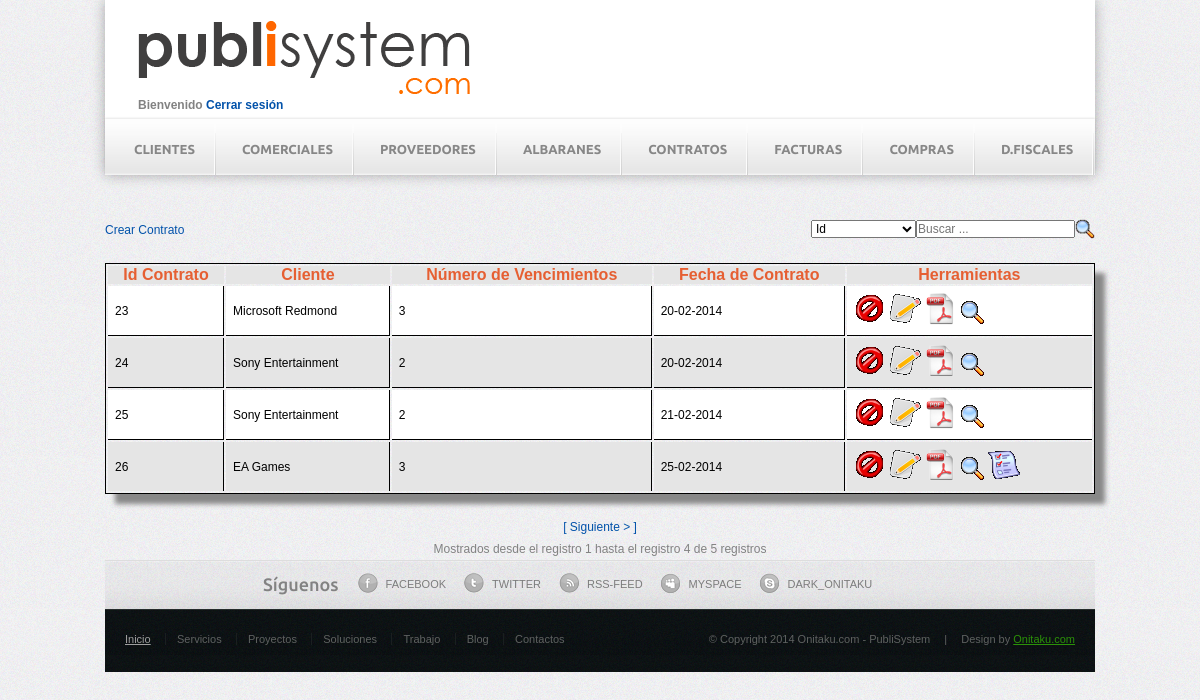
The page /contratos/listado.php on the database its author committed.
### tables this page shows
CREATE TABLE IF NOT EXISTS `contratos` (
  `id` int(11) NOT NULL AUTO_INCREMENT,
  `iva` int(11) DEFAULT NULL,
  `fecha_contrato` date DEFAULT NULL,
  `forma_pago` varchar(30) DEFAULT NULL,
  `nvencimiento` int(11) DEFAULT NULL,
  `clausulas` varchar(5000) DEFAULT NULL,
  `fk_cliente` int(11) DEFAULT NULL,
  `fk_contrato` int(11) DEFAULT NULL,
  `fk_comercial` int(11) DEFAULT NULL,
  `fk_estado` int(11) DEFAULT NULL,
  PRIMARY KEY (`id`)
);

CREATE TABLE IF NOT EXISTS `clientes` (
  `id` int(11) NOT NULL AUTO_INCREMENT,
  `empresa` varchar(50) NOT NULL,
  `cif_nif` varchar(50) NOT NULL,
  `contacto` varchar(50) NOT NULL,
  `domicilio` varchar(50) NOT NULL,
  `fk_provincia` int(11) NOT NULL,
  `poblacion` varchar(50) NOT NULL,
  `cp` varchar(50) NOT NULL,
  `telefono` varchar(50) NOT NULL,
  `fax` varchar(50) NOT NULL,
  `movil` varchar(50) NOT NULL,
  `email` varchar(50) NOT NULL,
  `fecha` date NOT NULL,
  `num_cuenta` varchar(50) NOT NULL,
  `forma_pago` varchar(50) NOT NULL,
  `observaciones` varchar(50) NOT NULL,
  PRIMARY KEY (`id`),
  KEY `fk_provincia` (`fk_provincia`)
);

### contratos/listado.php (the view, shortened to what this page needs)
<?php
    include('../header.php');
?>
    <a href="crear.php" target="_parent">Crear Contrato</a>
         <div class="search">
    <table border="0" cellpadding="5" cellspacing="0">
        <form action="listado.php" method="post">
          <tr>
            <td>
              <select>
                <option value="id">Id</option>
              </select>
            </td>
            <td><input type="text" id="clave" placeholder="Buscar ..."></td>
            <td><input type="image" style="width: 20px;" src="../lupa.png"></td>
          </tr>
        </form>
    </table>
    </div>
    <form name="formRegistros" action="" method="post">
    <br>
    <center>
    <table class="CSSTableGenerator">
    	<tr>
            <th>Id Contrato</th>
            <th>Cliente</th>
            <th>Número de Vencimientos</th>
            <th>Fecha de Contrato</th>
            <th>Herramientas</th>
        </tr>
            <?php
                $consulta = "SELECT c.*, cl.empresa from contratos c inner join clientes cl on c.fk_cliente = cl.id";
                $resultado = mysql_query($consulta);
                $cantidad = 4;
                $total_registros = mysql_num_rows($resultado);
                $num_paginas = ceil($total_registros / $cantidad);
                if(!isset($_GET['pag']))
                {
                    $pag_actual = 1;
                }
                else
                {
                    $pag_actual = $_GET['pag'];
                }
                if($pag_actual == 1)
                {
                    $desde = 0;
                }
                else
                {
                    $desde = $pag_actual * $cantidad - $cantidad;
                }
                $consulta = $consulta." LIMIT $desde,$cantidad";
                $resultado = mysql_query($consulta);
                while($row = mysql_fetch_array($resultado))
                {
            ?>
                <tr>
                    <td><?php echo $row['id']?></td>
                    <td><?php echo $row['empresa']?></td>
                    <td><?php echo $row['nvencimiento']?></td>
                    <td><?php
                        $date = str_replace('/', '-', $row['fecha_contrato']);
                        $fcontrato = date('d-m-Y', strtotime($date));
                        echo $fcontrato;
                        ?>
                    </td>
                     <td class="filas"><a class="linkstabla" href="eliminar.php?id=<?php  echo $row['id'];?>">
                         <img src="../borrar1.png" /></a>
                    <a class="linkstabla" href="editar.php?id=<?php  echo $row['id']; ?>">
                        <img src="../editar1.png" /> </a>
                    <a class="linkstabla" href="pdfOk.php?id=<?php  echo $row['id']; ?>">
                        <img src="../pdf.png" /> </a>
                    <a class="linkstabla" href="detalle.php?id=<?php  echo $row['id']; ?>">
                        <img src="../lupa.png" /> </a>
                    <?php
                        if($row['fk_estado'] != 0)
                        {
                    ?>
                        <a href="generarAlbaran.php?id=<?php echo $row['id']?>&num=<?php echo                                                                       $row['fk_estado']?>"><img src='../factura.png' /></a></td>
                    <?php
                        }
                    ?>
                </tr>
            <?php
                }
            ?>
        </table>
        <br>
        <?php
            $registro_inicio = $desde + 1;
            $registro_fin = $registro_inicio + 3;
            if($pag_actual !=1 && $pag_actual != $num_paginas)
            {
                $pag_anterior = $pag_actual - 1;
                echo "<a  href='listado.php?pag=$pag_anterior'>[ < Anterior ]</a>";
                $pag_siguiente = $pag_actual + 1;
                echo "<a  href='listado.php?pag=$pag_siguiente'>[ Siguiente > ]</a>";
            }
            else if($pag_actual ==1)
            {
                $pag_siguiente = $pag_actual + 1;
                echo "<a  href='listado.php?pag=$pag_siguiente'>[ Siguiente > ]</a>";
            }
            echo "<p id='mostrados'>Mostrados desde el registro ".$registro_inicio."  hasta el registro ".$registro_fin." de ".$total_registros." registros</p>";
        ?>
     </form>
 <?php  include('../footer.php');  ?>

### css/style.css (style rules this page uses)
* { margin: 0; padding: 0; outline: 0; }
body, html { height: 100%; }
body { font-size: 12px; line-height: 22px; font-family: arial, sans-serif; color: #828282; background: url(images/body.png) repeat 0 0; min-width: 100%; }
a { color: #0252aa; text-decoration: none; cursor: pointer; }
a img { border: 0; }
input, textarea, select { font-size: 12px; font-family: arial, sans-serif; }
.search { float: right; }
.CSSTableGenerator { margin:0px;padding:0px; width:100%; box-shadow: 10px 10px 5px #888888; border:1px solid #000000; -moz-border-radius-bottomleft:0px; -webkit-border-bottom-left-radius:0px; border-bottom-left-radius:0px; -moz-border-radius-bottomright:0px; -webkit-border-bottom-right-radius:0px; border-bottom-right-radius:0px; -moz-border-radius-topright:0px; -webkit-border-top-right-radius:0px; border-top-right-radius:0px; -moz-border-radius-topleft:0px; -webkit-border-top-left-radius:0px; border-top-left-radius:0px; }
.CSSTableGenerator tr:last-child td:last-child { -moz-border-radius-bottomright:0px; -webkit-border-bottom-right-radius:0px; border-bottom-right-radius:0px; }
.CSSTableGenerator tr { color: rgba(229, 92, 46, 0.98) ; }
.CSSTableGenerator tr:last-child td:first-child { -moz-border-radius-bottomleft:0px; -webkit-border-bottom-left-radius:0px; border-bottom-left-radius:0px; }
.CSSTableGenerator tr:nth-child(odd) { background-color:#e5e5e5; }
.CSSTableGenerator tr:nth-child(even) { background-color:#ffffff; }
.CSSTableGenerator td { vertical-align:middle; border:1px solid #000000; border-width:0px 1px 1px 0px; text-align:left; padding:7px; font-size:12px; font-family:Arial; font-weight:normal; color:#000000; }
.CSSTableGenerator tr:last-child td { border-width:0px 1px 0px 0px; }
.CSSTableGenerator tr td:last-child { border-width:0px 0px 1px 0px; }
.CSSTableGenerator tr:last-child td:last-child { border-width:0px 0px 0px 0px; }

### rows shown on the page
contratos: id "23", fk_cliente.empresa "Microsoft Redmond", nvencimiento "3", fecha_contrato "20-02-2014"
contratos: id "24", fk_cliente.empresa "Sony Entertainment", nvencimiento "2", fecha_contrato "20-02-2014"
contratos: id "25", fk_cliente.empresa "Sony Entertainment", nvencimiento "2", fecha_contrato "21-02-2014"
contratos: id "26", fk_cliente.empresa "EA Games", nvencimiento "3", fecha_contrato "25-02-2014", fk_estado 1 (drawn)

### other values the page prints
$registro_inicio "1"
$registro_fin "4"
$total_registros "5"
